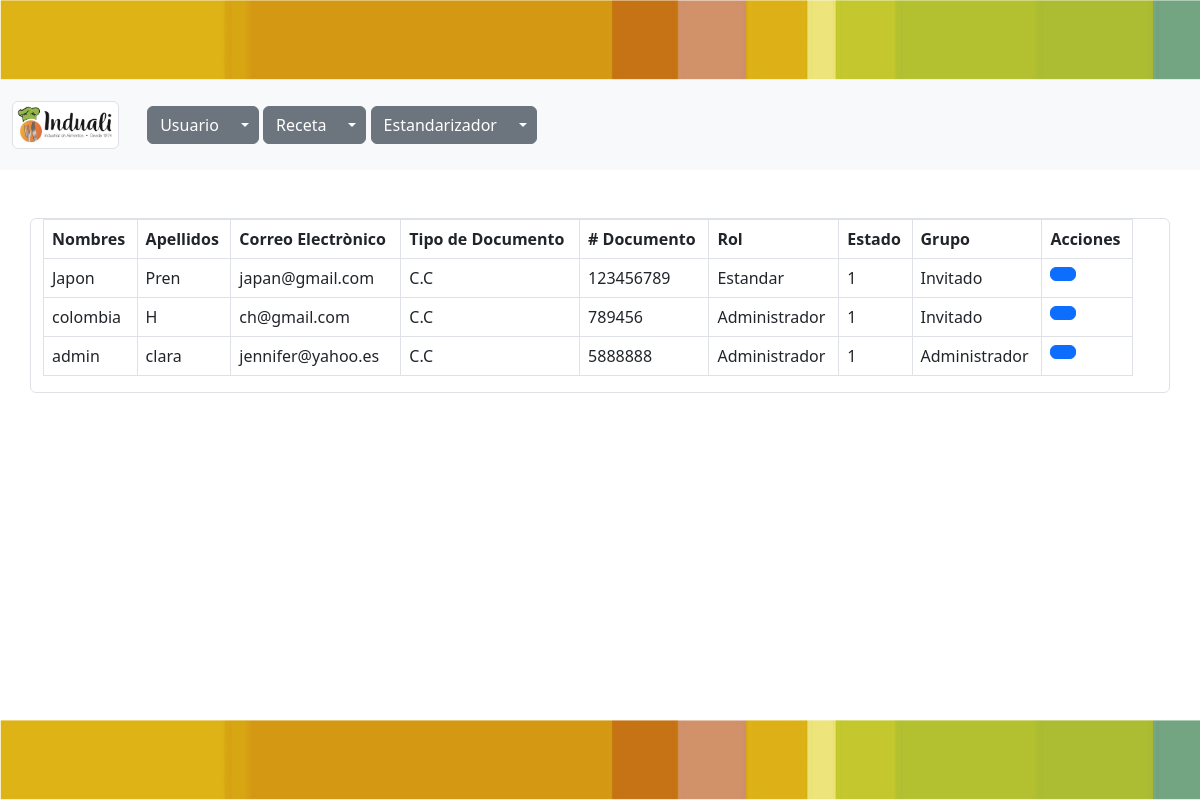
Page /usuarios/ (signed in) on the committed database.
### usuarios/models.py (models this page shows, shortened)
class Usuario (models.Model):
    nombres=models.CharField(max_length=50, verbose_name="Nombres")
    apellidos=models.CharField(max_length=50, verbose_name="Apellidos")
    email=models.CharField(max_length=50, verbose_name="Correo electrónico")
    class TipoDocumento(models.TextChoices):
        CC='C.C', _('Cédula de Ciudadanía')
        CE='C.E', _('Cédula de Extranjería')
        PA='P.A', _('Pasaporte')
    tipoDocumento=models.CharField(max_length=4,choices=TipoDocumento.choices, default=TipoDocumento.CC, verbose_name="Tipo Documento")
    documento=models.CharField(unique=True, max_length=50, verbose_name="Número Documento")
    class Rol(models.TextChoices):
        Administrador='Administrador', _('Administrador')
        Estandar='Estandar', _('Estandar')
        Invitado='Invitado', _('Invitado')
    rol=models.CharField(max_length=13,choices=Rol.choices, default=Rol.Invitado, verbose_name="Rol")
    class Estado(models.TextChoices):
          ACTIVO='1', _('Activo')
          INACTIVO='0', _('Inactivo')
    estado=models.CharField(max_length=1, choices=Estado.choices, default=Estado.ACTIVO, verbose_name="Estado")
    user=models.ForeignKey(User, on_delete= models.CASCADE)

### usuarios/views.py (the view)
# urls.py: path('usuarios/', include('usuarios.urls')),
@login_required(login_url='inicio')
def usuarios(request):
    titulo = "Usuarios"
    usuarios = Usuario.objects.all()
    context = {
        'titulo': titulo,
        'usuarios': usuarios
    }
    return render(request, 'usuarios/usuarios.html', context)

### base/templates/usuarios/usuarios.html (shortened to what this page needs)
{% extends 'partials/body.html' %}
{% block contenido %}
<br>
<br>
<div class="container-text-center bg-white text-dark row g-6 border rounded">
  <div class="row align-items-start">
    <div class="col-12 table-responsive">
        <table class="table table-bordered" id="tabla-general">
  <thead>
    <tr>
      <th scope="col">Nombres</th>
      <th scope="col">Apellidos</th>
      <th scope="col">Correo Electrònico</th>
      <th scope="col">Tipo de Documento</th>
      <th scope="col"># Documento</th>
      <th scope="col">Rol</th>
      <th scope="col">Estado</th>
      <th scope="col">Grupo</th>
      <th scope="col">Acciones</th>
    </tr>
  </thead>
  <tbody>
    {% for usuario in usuarios %}
    <tr>
      {% if usuario.estado != '3' %}
      <td >{{usuario.nombres}}</td>
      <td>{{usuario.apellidos}}</td>
      <td>{{usuario.email}}</td>
      <td>{{usuario.tipoDocumento}}</td>
      <td>{{usuario.documento}}</td>
      <td>{{usuario.rol}}</td>
      <td>{{usuario.estado}}</td>
      <td>{{usuario.user.groups.all.0}}</td>
      <td><a class="btn btn-primary" href="{% url 'usuarios-editar' usuario.id  %}"></a>
      </td>
      {% endif %}
    </tr>
    {% endfor %}
  </tbody>
</table>
</div>
</div>
</div>
{% endblock contenido %}

### static/css/estilos.css (style rules this page uses)
* { margin: 0px; padding: 0px; }
body { height: 400px; background-image: url("https://3.bp.blogspot.com/-jx4iOrTkN-o/XGCM5wiWqpI/AAAAAAAAEfQ/oenvBoXaPMsaI-XV9bFCwF-aWsKCs1f2QCLcBGAs/s1600/alimentos-ricos-en-minerales.jpg"); background-size: cover; background-repeat: no-repeat; background-attachment: fixed; display: grid; min-height: 100vh; grid-template-rows: 80px 90px auto 80px; position: relative; }

### rows in the picture
Usuario: nombres "Japon", apellidos "Pren", email "japan@gmail.com", tipoDocumento "C.C", documento "123456789", rol "Estandar", estado "1", user.groups.all.0 "Invitado"
Usuario: nombres "colombia", apellidos "H", email "ch@gmail.com", tipoDocumento "C.C", documento "789456", rol "Administrador", estado "1", user.groups.all.0 "Invitado"
Usuario: nombres "admin", apellidos "clara", email "jennifer@yahoo.es", tipoDocumento "C.C", documento "5888888", rol "Administrador", estado "1", user.groups.all.0 "Administrador"
